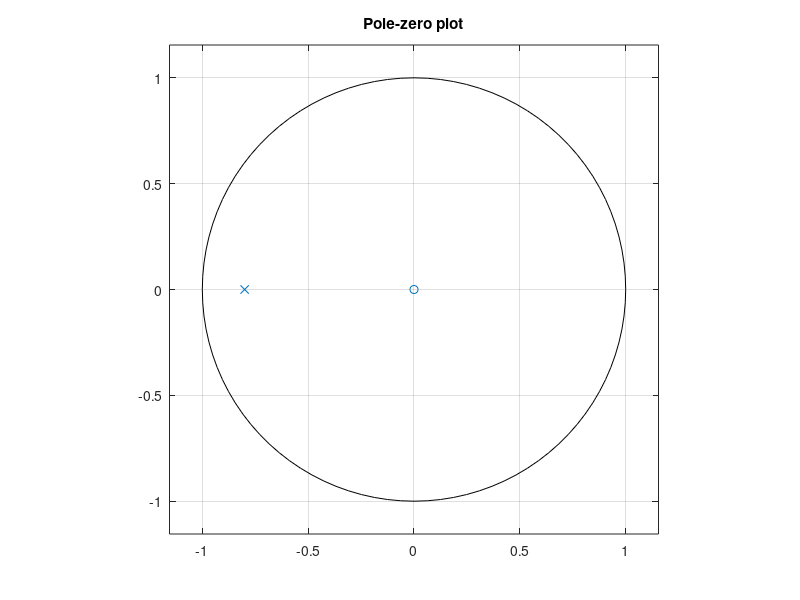
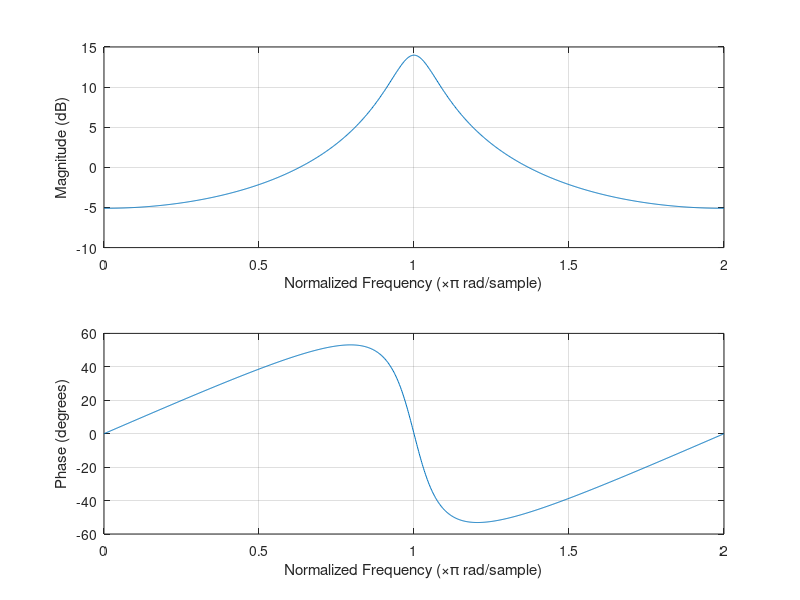
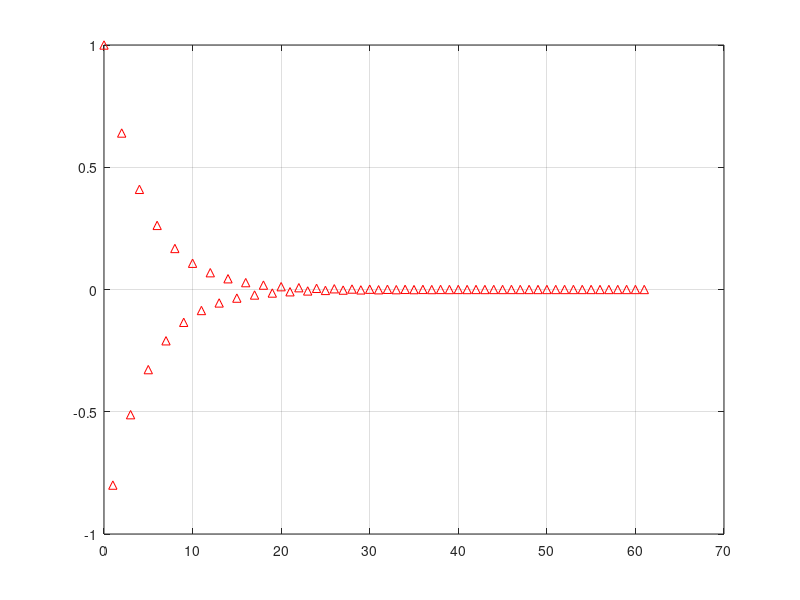

Reproduce these figures in MATLAB, in order.
p = 0.8;
b = 1;
a = [1 p];
figure;
zplane(b,a);
title('Pole-zero plot');
grid on;
figure;
n = 1001;
freqz(b,a,n,"whole");
figure;
impz(b,a);
grid on;
